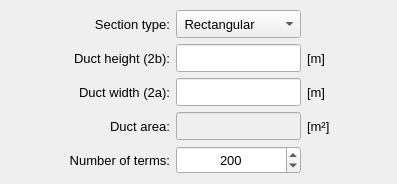
            <widget class="QWidget" name="tab_rectangular">
             <attribute name="title">
              <string>Rectangular</string>
             </attribute>
             <layout class="QGridLayout" name="gridLayout_6">
              <property name="leftMargin">
               <number>4</number>
              </property>
              <property name="topMargin">
               <number>4</number>
              </property>
              <property name="rightMargin">
               <number>4</number>
              </property>
              <property name="bottomMargin">
               <number>4</number>
              </property>
              <property name="spacing">
               <number>4</number>
              </property>
              <item row="0" column="0">
               <widget class="QFrame" name="frame_4">
                <property name="frameShape">
                 <enum>QFrame::NoFrame</enum>
                </property>
                <property name="frameShadow">
                 <enum>QFrame::Raised</enum>
                </property>
                <layout class="QGridLayout" name="gridLayout_7">
                 <property name="leftMargin">
                  <number>6</number>
                 </property>
                 <property name="topMargin">
                  <number>6</number>
                 </property>
                 <property name="rightMargin">
                  <number>6</number>
                 </property>
                 <property name="bottomMargin">
                  <number>6</number>
                 </property>
                 <property name="spacing">
                  <number>6</number>
                 </property>
                 <item row="2" column="1">
                  <widget class="QLabel" name="label_2">
                   <property name="minimumSize">
                    <size>
                     <width>120</width>
                     <height>0</height>
                    </size>
                   </property>
                   <property name="maximumSize">
                    <size>
                     <width>132</width>
                     <height>16777215</height>
                    </size>
                   </property>
                   <property name="font">
                    <font>
                     <pointsize>10</pointsize>
                    </font>
                   </property>
                   <property name="text">
                    <string>Duct width (2a):</string>
                   </property>
                   <property name="alignment">
                    <set>Qt::AlignRight|Qt::AlignTrailing|Qt::AlignVCenter</set>
                   </property>
                  </widget>
                 </item>
                 <item row="4" column="1">
                  <widget class="QLabel" name="label_5">
                   <property name="minimumSize">
                    <size>
                     <width>120</width>
                     <height>0</height>
                    </size>
                   </property>
                   <property name="maximumSize">
                    <size>
                     <width>132</width>
                     <height>16777215</height>
                    </size>
                   </property>
                   <property name="font">
                    <font>
                     <pointsize>10</pointsize>
                    </font>
                   </property>
                   <property name="text">
                    <string>Duct area:</string>
                   </property>
                   <property name="alignment">
                    <set>Qt::AlignRight|Qt::AlignTrailing|Qt::AlignVCenter</set>
                   </property>
                  </widget>
                 </item>
                 <item row="0" column="3">
                  <widget class="QComboBox" name="comboBox_section_type">
                   <property name="minimumSize">
                    <size>
                     <width>0</width>
                     <height>28</height>
                    </size>
                   </property>
                   <property name="maximumSize">
                    <size>
                     <width>200</width>
                     <height>28</height>
                    </size>
                   </property>
                   <property name="font">
                    <font>
                     <pointsize>10</pointsize>
                    </font>
                   </property>
                   <item>
                    <property name="text">
                     <string> Rectangular</string>
                    </property>
                   </item>
                   <item>
                    <property name="text">
                     <string> Quadrangular</string>
                    </property>
                   </item>
                   <item>
                    <property name="text">
                     <string> Narrow slit</string>
                    </property>
                   </item>
                  </widget>
                 </item>
                 <item row="4" column="5">
                  <widget class="QLabel" name="label_18">
                   <property name="minimumSize">
                    <size>
                     <width>40</width>
                     <height>0</height>
                    </size>
                   </property>
                   <property name="maximumSize">
                    <size>
                     <width>40</width>
                     <height>16777215</height>
                    </size>
                   </property>
                   <property name="font">
                    <font>
                     <pointsize>10</pointsize>
                    </font>
                   </property>
                   <property name="text">
                    <string>[m²]</string>
                   </property>
                  </widget>
                 </item>
                 <item row="1" column="1">
                  <widget class="QLabel" name="label_3">
                   <property name="minimumSize">
                    <size>
                     <width>120</width>
                     <height>0</height>
                    </size>
                   </property>
                   <property name="maximumSize">
                    <size>
                     <width>132</width>
                     <height>16777215</height>
                    </size>
                   </property>
                   <property name="font">
                    <font>
                     <pointsize>10</pointsize>
                    </font>
                   </property>
                   <property name="text">
                    <string>Duct height (2b):</string>
                   </property>
                   <property name="alignment">
                    <set>Qt::AlignRight|Qt::AlignTrailing|Qt::AlignVCenter</set>
                   </property>
                  </widget>
                 </item>
                 <item row="2" column="0">
                  <spacer name="horizontalSpacer_3">
                   <property name="orientation">
                    <enum>Qt::Horizontal</enum>
                   </property>
                   <property name="sizeHint" stdset="0">
                    <size>
                     <width>40</width>
                     <height>20</height>
                    </size>
                   </property>
                  </spacer>
                 </item>
                 <item row="0" column="1">
                  <widget class="QLabel" name="label_6">
                   <property name="minimumSize">
                    <size>
                     <width>120</width>
                     <height>0</height>
                    </size>
                   </property>
                   <property name="maximumSize">
                    <size>
                     <width>132</width>
                     <height>16777215</height>
                    </size>
                   </property>
                   <property name="font">
                    <font>
                     <pointsize>10</pointsize>
                    </font>
                   </property>
                   <property name="text">
                    <string>Section type:</string>
                   </property>
                   <property name="alignment">
                    <set>Qt::AlignRight|Qt::AlignTrailing|Qt::AlignVCenter</set>
                   </property>
                  </widget>
                 </item>
                 <item row="2" column="6">
                  <spacer name="horizontalSpacer_2">
                   <property name="orientation">
                    <enum>Qt::Horizontal</enum>
                   </property>
                   <property name="sizeHint" stdset="0">
                    <size>
                     <width>40</width>
                     <height>20</height>
                    </size>
                   </property>
                  </spacer>
                 </item>
                 <item row="4" column="3">
                  <widget class="QLineEdit" name="lineEdit_area_rectangular">
                   <property name="enabled">
                    <bool>false</bool>
                   </property>
                   <property name="minimumSize">
                    <size>
                     <width>0</width>
                     <height>28</height>
                    </size>
                   </property>
                   <property name="maximumSize">
                    <size>
                     <width>200</width>
                     <height>28</height>
                    </size>
                   </property>
                   <property name="font">
                    <font>
                     <pointsize>10</pointsize>
                    </font>
                   </property>
                   <property name="alignment">
                    <set>Qt::AlignCenter</set>
                   </property>
                  </widget>
                 </item>
                 <item row="2" column="3">
                  <widget class="QLineEdit" name="lineEdit_width_rectangular">
                   <property name="minimumSize">
                    <size>
                     <width>0</width>
                     <height>28</height>
                    </size>
                   </property>
                   <property name="maximumSize">
                    <size>
                     <width>200</width>
                     <height>28</height>
                    </size>
                   </property>
                   <property name="font">
                    <font>
                     <pointsize>10</pointsize>
                    </font>
                   </property>
                   <property name="alignment">
                    <set>Qt::AlignCenter</set>
                   </property>
                  </widget>
                 </item>
                 <item row="1" column="5">
                  <widget class="QLabel" name="label_16">
                   <property name="minimumSize">
                    <size>
                     <width>40</width>
                     <height>0</height>
                    </size>
                   </property>
                   <property name="maximumSize">
                    <size>
                     <width>40</width>
                     <height>16777215</height>
                    </size>
                   </property>
                   <property name="font">
                    <font>
                     <pointsize>10</pointsize>
                    </font>
                   </property>
                   <property name="text">
                    <string>[m]</string>
                   </property>
                  </widget>
                 </item>
                 <item row="2" column="5">
                  <widget class="QLabel" name="label_15">
                   <property name="minimumSize">
                    <size>
                     <width>40</width>
                     <height>0</height>
                    </size>
                   </property>
                   <property name="maximumSize">
                    <size>
                     <width>40</width>
                     <height>16777215</height>
                    </size>
                   </property>
                   <property name="font">
                    <font>
                     <pointsize>10</pointsize>
                    </font>
                   </property>
                   <property name="text">
                    <string>[m]</string>
                   </property>
                  </widget>
                 </item>
                 <item row="1" column="3">
                  <widget class="QLineEdit" name="lineEdit_height_rectangular">
                   <property name="minimumSize">
                    <size>
                     <width>0</width>
                     <height>28</height>
                    </size>
                   </property>
                   <property name="maximumSize">
                    <size>
                     <width>200</width>
                     <height>28</height>
                    </size>
                   </property>
                   <property name="font">
                    <font>
                     <pointsize>10</pointsize>
                    </font>
                   </property>
                   <property name="alignment">
                    <set>Qt::AlignCenter</set>
                   </property>
                  </widget>
                 </item>
                 <item row="5" column="1">
                  <widget class="QLabel" name="label_11">
                   <property name="minimumSize">
                    <size>
                     <width>120</width>
                     <height>0</height>
                    </size>
                   </property>
                   <property name="maximumSize">
                    <size>
                     <width>132</width>
                     <height>16777215</height>
                    </size>
                   </property>
                   <property name="font">
                    <font>
                     <pointsize>10</pointsize>
                    </font>
                   </property>
                   <property name="text">
                    <string>Number of terms:</string>
                   </property>
                   <property name="alignment">
                    <set>Qt::AlignRight|Qt::AlignTrailing|Qt::AlignVCenter</set>
                   </property>
                  </widget>
                 </item>
                 <item row="5" column="3">
                  <widget class="QSpinBox" name="spinBox_number_of_terms">
                   <property name="minimumSize">
                    <size>
                     <width>0</width>
                     <height>28</height>
                    </size>
                   </property>
                   <property name="maximumSize">
                    <size>
                     <width>16777215</width>
                     <height>28</height>
                    </size>
                   </property>
                   <property name="font">
                    <font>
                     <pointsize>10</pointsize>
                    </font>
                   </property>
                   <property name="alignment">
                    <set>Qt::AlignCenter</set>
                   </property>
                   <property name="minimum">
                    <number>1</number>
                   </property>
                   <property name="maximum">
                    <number>1000</number>
                   </property>
                   <property name="singleStep">
                    <number>5</number>
                   </property>
                   <property name="value">
                    <number>200</number>
                   </property>
                  </widget>
                 </item>
                </layout>
               </widget>
              </item>
             </layout>
            </widget>
